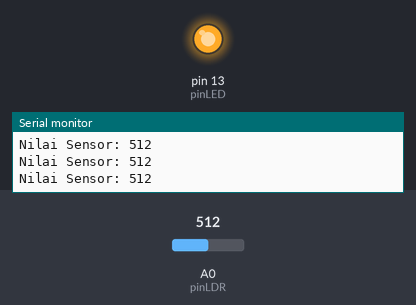
Recording of a sketch running on a simulated Arduino Uno, built with avr-gcc and run on an emulated ATmega328P. Shown: output pins drawn as LEDs (lit = HIGH), the last lines printed to the serial monitor. Inputs (shaded band) come from the test bench; at power-on: A0 (pinLDR) = 512.

Above: at 1.2 s.
1.3 s: A0 (pinLDR) set to 105
2.8 s: A0 (pinLDR) set to 92
At 3.7 s:
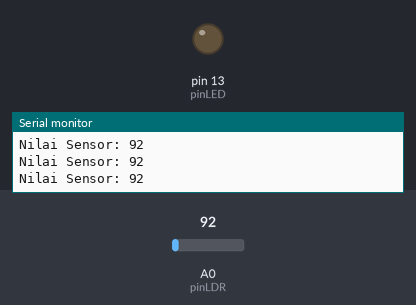
4.3 s: A0 (pinLDR) set to 110
At 5.0 s:
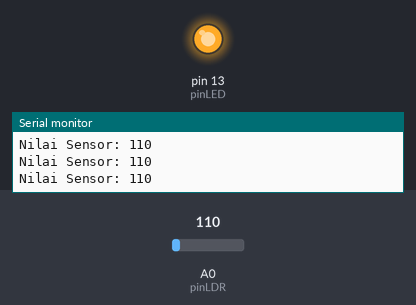
5.8 s: A0 (pinLDR) set to 90
At 6.4 s:
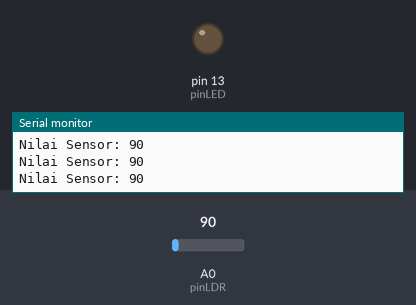
Timing chart, 0 to 8.3 s (numbered marks = the images above; inputs shaded):
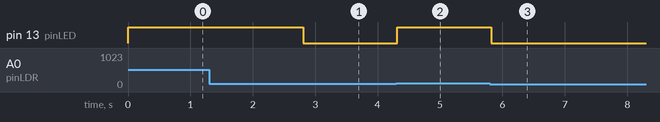

Measured:
- the behaviour switches between 101 and 100 on A0 (pinLDR) (found by bisection; images 0 and 1)
- after the input at 2.8 s, pin 13 (pinLED): HIGH → LOW at once
- after the input at 4.3 s, pin 13 (pinLED): LOW → HIGH at once
- after the input at 5.8 s, pin 13 (pinLED): HIGH → LOW at once

The sketch:

sketch.ino
```cpp
// Mendefinisikan pin untuk sensor dan LED
const int pinLDR = A0;   // LDR terhubung ke pin Analog 0
const int pinLED = 13;   // LED terhubung ke pin Digital 13

// Menentukan batas nilai (threshold) untuk kondisi "Gelap"
// Nilai analog berkisar dari 0 - 1023. Anda bisa menyesuaikan angka 400 ini.
const int batasGelap = 100;

void setup() {
  // Inisialisasi pin LED sebagai output
  pinMode(pinLED, OUTPUT);

  // Inisialisasi Serial Monitor untuk mengecek nilai cahaya (opsional)
  Serial.begin(9600);
}

void loop() {
  // Membaca intensitas cahaya dari sensor LDR
  int nilaiCahaya = analogRead(pinLDR);

  // Menampilkan nilai di Serial Monitor (Tools > Serial Monitor)
  Serial.print("Nilai Sensor: ");
  Serial.println(nilaiCahaya);

  // Logika: Jika gelap maka LED nyala, jika terang maka LED mati
  if (nilaiCahaya > batasGelap) {
    // Kondisi Gelap (nilai di bawah threshold)
    digitalWrite(pinLED, HIGH); // LED Menyala
  } else {
    // Kondisi Terang (nilai di atas threshold)
    digitalWrite(pinLED, LOW);  // LED Mati
  }

  // Memberikan jeda waktu baca selama 100 milidetik
  delay(100);
}
```
